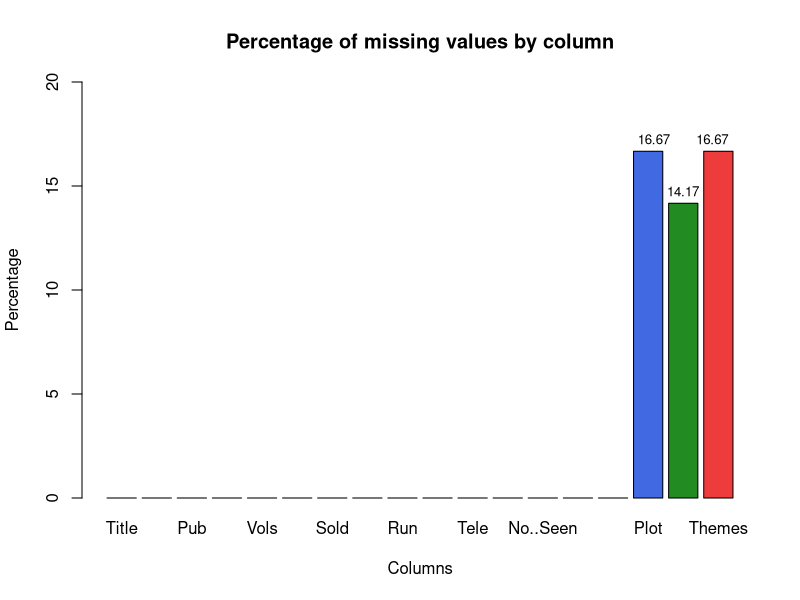
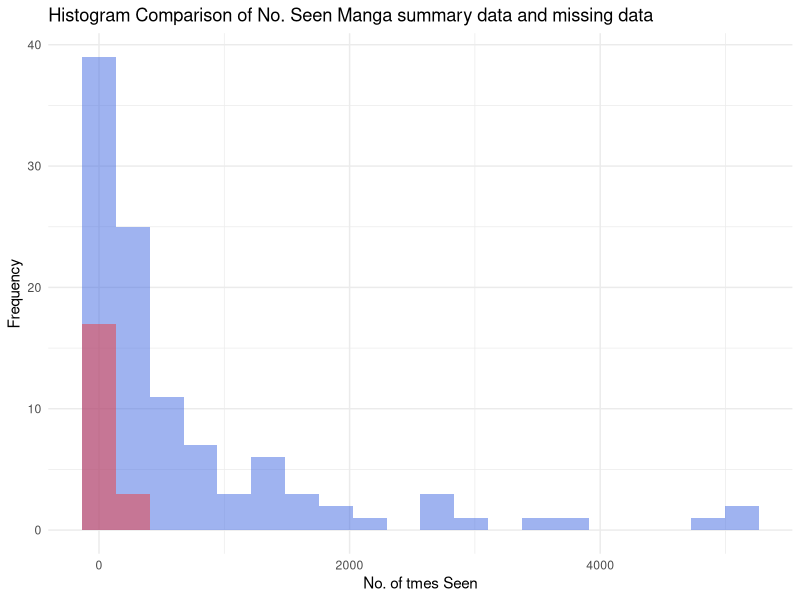
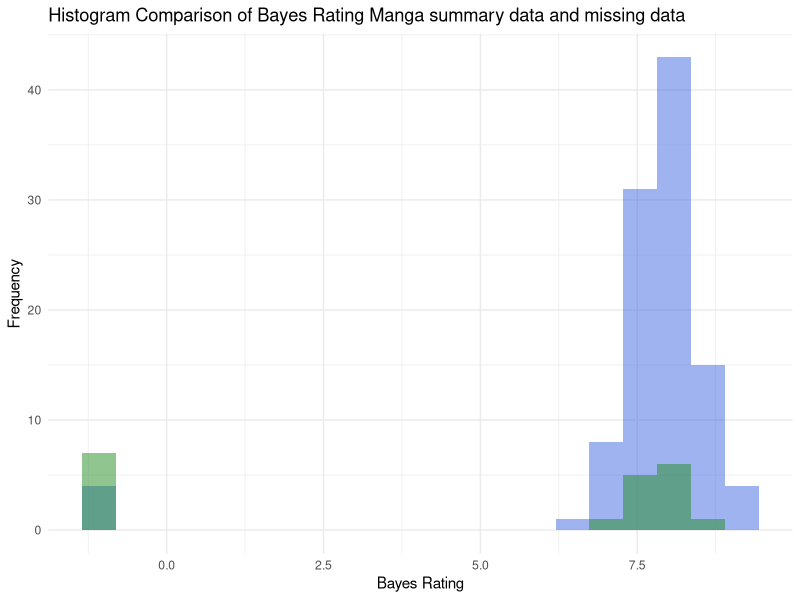
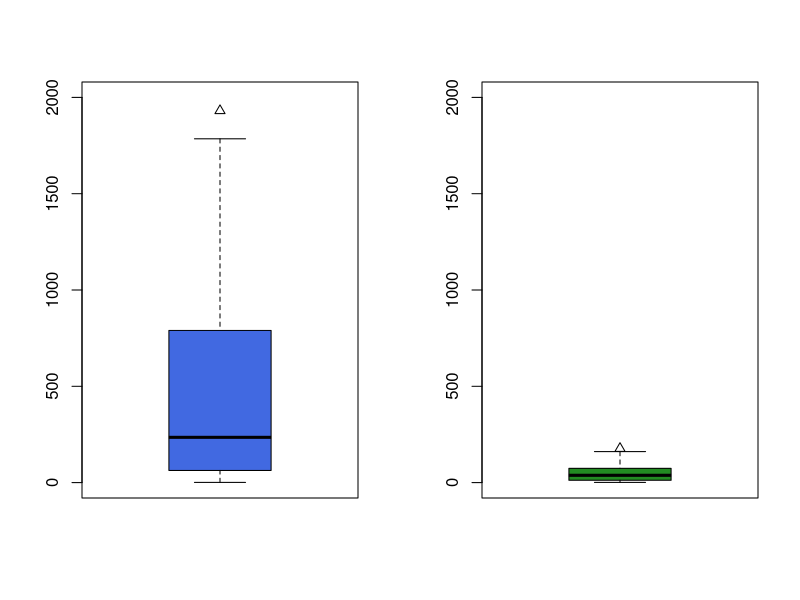

Write the R code that produced these figures, in order.
#------------------------------------------------------------------------------#
# Loading data and conducting EDA                                              #
#------------------------------------------------------------------------------#

summ_manga_data <- read.csv("Manga Summary Data.csv", header = T)

# Getting general feel for the data
str(summ_manga_data)
summary(summ_manga_data)
    # Finding percent missing values in each column
percent_missing <- sapply(summ_manga_data, function(col) 
  {num_missing <- sum(is.na(col))
  total <- length(col)
  percent <- (num_missing/total)*100
  return(round(percent, 2))
})
barplot(percent_missing, ylim = c(0,20),xlab = "Columns", ylab = "Percentage", 
        main = "Percentage of missing values by column", 
        col = c("royalblue","forestgreen","brown2"))
text(x = c(18,20), y = percent_missing[16]+ .5, labels = "16.67", pos = 4, cex = .8)
text(x = (19), y = percent_missing[17]+ .5, labels = "14.17", pos = 4, cex = .8)

  # What manga titles have missing info?
na_manga <- which(is.na(summ_manga_data[16:18]))
na_info <- summ_manga_data[na_manga[1:20],c(1,7,13:15)]
summary(na_info)
max(summ_manga_data$No..Seen); max(na_info$No..Seen)
# [1] 5130
# [1] 177
mean(summ_manga_data$No..Seen[-c(8,20,21,23,24,26,34,91,94,96,98,99,117,119)]); mean(na_info$No..Seen)
# [1] 729.75
# [1] 54.25
max(summ_manga_data$Bayes..Estimate); max(na_info$Bayes..Estimate)
# [1] 9.240951
# [1] 8.523531
mean(summ_manga_data$Bayes..Estimate[-c(8,20,21,23,24,26,34,91,94,96,98,99,117,119)],na.rm = T); mean(na_info$Bayes..Estimate)
# [1] 7.598026
# [1] 4.698811
max(summ_manga_data$Sold[-c(8,20,21,23,24,26,34,91,94,96,98,99,117,119)]); max(na_info$Sold)
# [1] 516.6
# [1] 148
mean(summ_manga_data$Sold[-c(8,20,21,23,24,26,34,91,94,96,98,99,117,119)]); mean(na_info$Sold)
# [1] 59.85321
# [1] 47.375

library(ggplot2)
y <- summ_manga_data$No..Seen[-c(8,20,21,23,24,26,34,91,94,96,98,99,117,119)]
plot <- ggplot() + ## Histogram of No. times seen
  geom_histogram(data = summ_manga_data[-c(8,20,21,23,24,26,34,91,94,96,98,99,117,119),], aes(x = y), fill = "royalblue", alpha = 0.5, bins = 20) +
  geom_histogram(data = na_info, aes(x = No..Seen), fill = "brown2", alpha = 0.5, bins = 20) +
  labs(x = "No. of tmes Seen", y = "Frequency", title = "Histogram Comparison of No. Seen Manga summary data and missing data") +
  scale_fill_manual(values = c("royalblue", "brown2"), labels = c("Manga Summary Data", "MIssing data")) +
  theme_minimal()
plot
y1 <- summ_manga_data$Bayes..Estimate[-c(8,20,21,23,24,26,34,91,94,96,98,99,117,119)]
plot2 <- ggplot() + ## Histogram of Bayes Rating
  geom_histogram(data = summ_manga_data[-c(8,20,21,23,24,26,34,91,94,96,98,99,117,119),], aes(x = y1), fill = "royalblue", alpha = 0.5, bins = 20) +
  geom_histogram(data = na_info, aes(x = Bayes..Estimate), fill = "forestgreen", alpha = 0.5, bins = 20) +
  labs(x = "Bayes Rating", y = "Frequency", title = "Histogram Comparison of Bayes Rating Manga summary data and missing data") +
  scale_fill_manual(values = c("royalblue", "forestgreen"), labels = c("Manga Summary Data", "Missing data")) +
  theme_minimal()
plot2

par(mfrow = c(1,2))
boxplot(y, pch = 2, col = "royalblue", ylim = c(0,2000))
boxplot(na_info$No..Seen, pch = 2, col = "forestgreen", ylim = c(0,2000))

